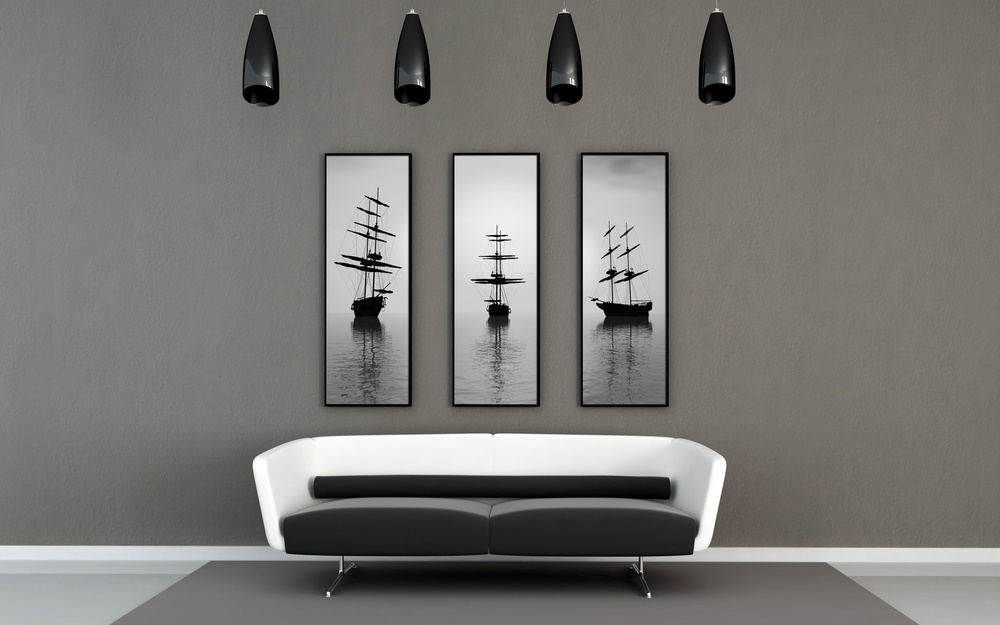
#> input picture ai/test_pic.jpg, 1000 x 625 px, shrunk from 1920 x 1200 before the run
$ python edge_detect.py
#> lines starting #> are read from the running program, lines starting #| are printed output that depends on the picture
#!/usr/bin/env python2

"""
Andriy Rudyk
Tim Sizemore

Finds edges in an image using the "Canny86" algorithm
"""

import cv2
import numpy as np
from matplotlib import pyplot as plt # For testing only

THRSHLD1 = 100
THRSHLD2 = 200

def load_image(image):
	"""
	Loads image into opwncv object.
	"""
#> called with image = 'test_pic.jpg'
	img = cv2.imread(image, 0) # zero for grey scale
#> img: shape (625, 1000); min 0, max 255, mean 120.1
	return img

def find_edges(image):
	"""
	Finds image edges according to
	"""
	edges = cv2.Canny(image, THRSHLD1, THRSHLD2) # image, threshold1, threshold2
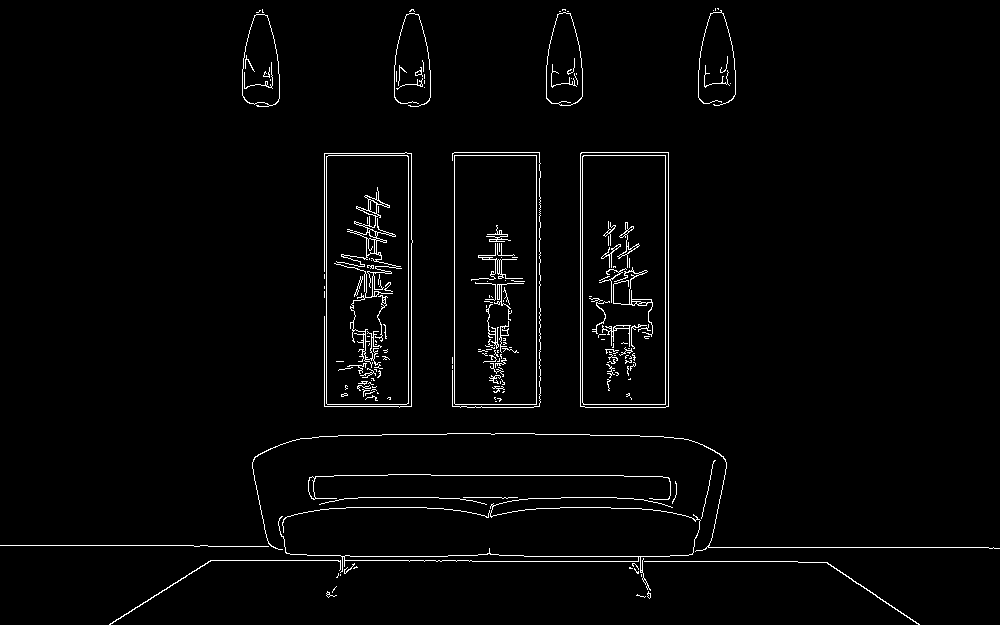
#> edges: shape (625, 1000); 2.2% white in thin lines or dots
	return edges

# TESTER ONLY
if __name__ == "__main__":
	img = load_image('test_pic.jpg')
	edges = find_edges(img)

	plt.subplot(121),plt.imshow(img,cmap = 'gray') # Use grey image (easier for processing)
	plt.title('Original Image'), plt.xticks([]), plt.yticks([]) # Load initial image into plot

	plt.subplot(122),plt.imshow(edges,cmap = 'gray')
	plt.title('Edge Image'), plt.xticks([]), plt.yticks([])

	# Display both to screen
	plt.show()
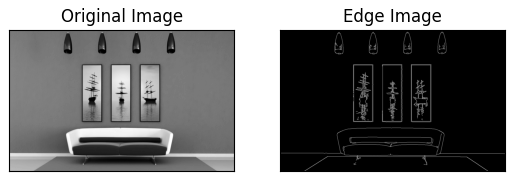
#> figure drawn by matplotlib, 2 panels
